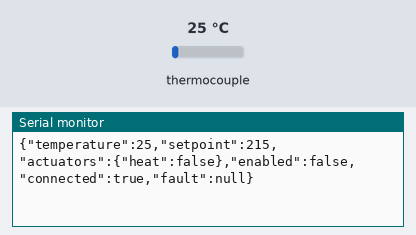
Simulated run of this sketch. Board: Arduino Uno, built with avr-gcc and run on an emulated ATmega328P. Shown: the last lines printed to the serial monitor. The inputs (shaded band) are chosen by the test bench; at power-on: thermocouple 25 °C.

Above: at 1.7 s.
1.8 s: thermocouple set to 255 °C
At 2.31 s:
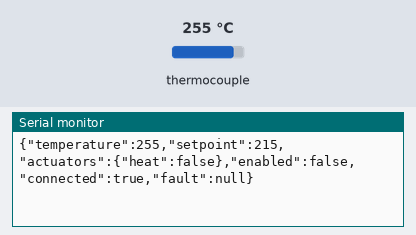
3.3 s: thermocouple set to 265 °C
At 3.9 s:
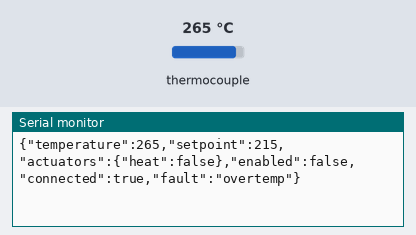

The sketch:

tostadora.ino
```cpp
/*
  tostadora.ino  ·  Firmware for the hmi-tostado coffee-roaster controller
  Board: Arduino UNO

  WHAT IT DOES
    - Reads chamber temperature from a MAX6675 K-type thermocouple.
    - Holds a setpoint by switching an SSR-40 DA that drives the AC heater
      (bang-bang control with hysteresis).
    - Talks to the hmi-tostado web UI over USB serial using newline-delimited
      JSON, matching the state shape in src/lib/machineData.jsx.

  LIBRARIES (install via Arduino IDE  ->  Tools  ->  Manage Libraries...)
    - "MAX6675 library"  by Adafruit
    - "ArduinoJson"      by Benoit Blanchon   (v7.x)

  WIRING (default pins -- change the constants below if you wired differently)
    MAX6675 module:
        VCC -> 5V        GND -> GND
        SCK -> D6        CS  -> D5        SO (MISO) -> D4
    SSR-40 DA (DC-controlled, AC-switching):
        control +  -> D8          control -  -> GND   (share ground with Arduino)
        load side  -> switches AC MAINS to the heating element

  >>> MAINS SAFETY (your responsibility -- this code only drives a logic pin) <<<
        - Mount the SSR on a HEATSINK (a 40 A SSR gets hot even at low load).
        - Use an inline FUSE sized to the heater, correct wire gauge, and a
          proper enclosure. No exposed mains. Test logic side first with the
          heater UNPLUGGED, watching the SSR's own indicator LED.
        - If the SSR will not switch reliably from the Arduino's 5 V pin, drive
          it through a small NPN transistor (e.g. 2N2222 + 1k base resistor).

  SERIAL PROTOCOL  (115200 baud, one JSON object per line)
    Arduino -> UI (every TELEMETRY_MS):
        {"temperature":183.5,"setpoint":215,"actuators":{"heat":true},"enabled":true,"connected":true,"fault":null}
        ("actuators":{"heat":...} is the ACTUAL SSR state; "enabled" is the master switch)
    UI -> Arduino (send any of these; keys can be combined on one line):
        {"heat":true}            master enable ON  (also clears a latched e-stop)
        {"heat":false}           master enable OFF
        {"setpoint":215}         target temperature in C (0..450)
        {"estop":true}           emergency stop: forces heat off and latches
        {"ping":1}               heartbeat only (keeps the comms watchdog happy)

  BENCH TESTING from the IDE Serial Monitor:
    Set the monitor to 115200 baud and line ending "Newline", then type e.g.
        {"setpoint":50}
        {"heat":true}
    With WATCHDOG_ENABLED = true you must send a line at least every 5 s or the
    heater fail-safes OFF. For relaxed bench testing, set WATCHDOG_ENABLED = false.
*/

#include "max6675.h"
#include <ArduinoJson.h>

// ---------------- Pins ----------------
const uint8_t PIN_TC_SCK = 6;   // MAX6675 SCK
const uint8_t PIN_TC_CS  = 5;   // MAX6675 CS
const uint8_t PIN_TC_SO  = 4;   // MAX6675 SO (MISO)
const uint8_t PIN_SSR    = 8;   // SSR control (+). HIGH = heater ON

// ---------------- Tunables ----------------
const float    HYSTERESIS_C     = 2.0;     // deadband below setpoint (anti-chatter)
const float    MAX_SAFE_TEMP_C  = 260.0;   // hard ceiling: SSR forced OFF above this
const float    SETPOINT_MIN_C   = 0.0;
const float    SETPOINT_MAX_C   = 450.0;   // matches the UI setpoint slider
const uint16_t TC_READ_MS       = 250;     // MAX6675 needs >= ~220 ms per conversion
const uint16_t TELEMETRY_MS     = 500;     // how often we report state to the UI
const uint32_t COMMS_TIMEOUT_MS = 5000;    // fail-safe if the UI goes silent
const bool     WATCHDOG_ENABLED = true;    // false = no heartbeat required (bench only)
const bool     PLOTTER_MODE     = false;   // true = emit Serial-Plotter lines instead of
                                           // JSON (bench-only; the bridge/UI need JSON, so
                                           // keep this false except when graphing in the IDE)

// ---------------- Hardware ----------------
MAX6675 thermocouple(PIN_TC_SCK, PIN_TC_CS, PIN_TC_SO);

// ---------------- State ----------------
float    setpointC       = 215.0;  // target temp commanded by the UI
bool     heatEnabled     = false;  // master enable from the UI (starts OFF)
bool     ssrOn           = false;  // actual SSR output state
bool     tcFault         = true;   // true until the first valid reading
bool     estopLatched    = false;  // emergency-stop latch
float    lastTempC       = NAN;    // last valid temperature
uint32_t lastTcReadMs    = 0;
uint32_t lastTelemetryMs = 0;
uint32_t lastCmdMs       = 0;      // last time we received a valid line

// ---------------- Helpers ----------------
void setSSR(bool on) {
  ssrOn = on;
  digitalWrite(PIN_SSR, on ? HIGH : LOW);
}

// Read one JSON command line and apply it. Any valid line resets the watchdog.
void handleCommand(const char* line, uint32_t now) {
  JsonDocument doc;                              // ArduinoJson v7
  if (deserializeJson(doc, line)) return;        // ignore malformed lines
  lastCmdMs = now;                               // valid line counts as a heartbeat

  if (!doc["heat"].isNull()) {
    heatEnabled = doc["heat"].as<bool>();
    if (heatEnabled) estopLatched = false;       // re-enabling clears a latched e-stop
  }
  if (!doc["setpoint"].isNull()) {
    setpointC = constrain(doc["setpoint"].as<float>(), SETPOINT_MIN_C, SETPOINT_MAX_C);
  }
  if (doc["estop"].as<bool>()) {                 // e-stop wins if present on the line
    estopLatched = true;
    heatEnabled  = false;
  }
  // {"ping":...} needs no handling beyond the lastCmdMs refresh above.
}

// Accumulate serial bytes into a line buffer, dispatch on newline.
void readSerialCommands(uint32_t now) {
  static char buf[128];
  static uint8_t idx = 0;
  while (Serial.available()) {
    char c = (char)Serial.read();
    if (c == '\n' || c == '\r') {
      if (idx > 0) { buf[idx] = '\0'; handleCommand(buf, now); idx = 0; }
    } else if (idx < sizeof(buf) - 1) {
      buf[idx++] = c;
    } else {
      idx = 0;  // overflow: drop the line
    }
  }
}

// Emit one line the Arduino IDE Serial Plotter can graph: "label:value" pairs,
// comma-separated. Open Tools -> Serial Plotter at 115200 baud to see the curves.
// Heater is scaled to the setpoint so its on/off square wave is visible against
// the temperature trace instead of being pinned flat at 0/1.
void sendPlotterLine() {
  Serial.print("Temperature:");
  Serial.print((tcFault || isnan(lastTempC)) ? 0.0 : lastTempC, 1);
  Serial.print(",Setpoint:");
  Serial.print(setpointC, 1);
  Serial.print(",Heater:");
  Serial.println(ssrOn ? setpointC : 0.0, 1);
}

void sendTelemetry(bool commsLost) {
  if (PLOTTER_MODE) { sendPlotterLine(); return; }

  JsonDocument doc;

  if (tcFault || isnan(lastTempC)) doc["temperature"] = nullptr;
  else doc["temperature"] = round(lastTempC * 10.0) / 10.0;   // 1 decimal

  doc["setpoint"] = setpointC;
  doc["actuators"]["heat"] = ssrOn;     // ACTUAL SSR state (what the heater is doing)
  doc["enabled"]   = heatEnabled;       // master enable (for diagnostics)
  doc["connected"] = true;              // firmware alive; UI marks false when the port drops

  if (tcFault)                                          doc["fault"] = "thermocouple";
  else if (estopLatched)                                doc["fault"] = "estop";
  else if (commsLost)                                   doc["fault"] = "comms";
  else if (!isnan(lastTempC) && lastTempC >= MAX_SAFE_TEMP_C) doc["fault"] = "overtemp";
  else                                                  doc["fault"] = nullptr;

  serializeJson(doc, Serial);
  Serial.println();
}

// ---------------- Setup / Loop ----------------
void setup() {
  pinMode(PIN_SSR, OUTPUT);
  setSSR(false);                 // start with the heater OFF
  Serial.begin(115200);
  delay(500);                    // let the MAX6675 settle after power-up
  lastCmdMs = millis();          // grace period before the watchdog can trip
}

void loop() {
  uint32_t now = millis();

  // 1) Read the thermocouple at a safe cadence.
  if (now - lastTcReadMs >= TC_READ_MS) {
    lastTcReadMs = now;
    float t = thermocouple.readCelsius();   // NAN if the thermocouple is open
    if (isnan(t)) {
      tcFault = true;
    } else {
      tcFault = false;
      lastTempC = t;
    }
  }

  // 2) Process any incoming commands (also refreshes the comms watchdog).
  readSerialCommands(now);

  // 3) Decide the SSR state -- safety gates first, then bang-bang control.
  bool commsLost = WATCHDOG_ENABLED && (now - lastCmdMs > COMMS_TIMEOUT_MS);
  bool safe = !tcFault && !estopLatched && !commsLost &&
              !isnan(lastTempC) && lastTempC < MAX_SAFE_TEMP_C;

  if (!heatEnabled || !safe) {
    if (ssrOn) setSSR(false);                                   // force OFF
  } else {
    if (!ssrOn && lastTempC <= setpointC - HYSTERESIS_C) setSSR(true);
    else if (ssrOn && lastTempC >= setpointC)            setSSR(false);
  }

  // 4) Report state to the UI.
  if (now - lastTelemetryMs >= TELEMETRY_MS) {
    lastTelemetryMs = now;
    sendTelemetry(commsLost);
  }
}
```

Measured:
- the behaviour switches between 259 and 260 °C on thermocouple (found by bisection; images 1 and 2)
- after the input at 1.8 s, the serial monitor: prints a new line after 0.21 s (image 1)
- after the input at 3.3 s, the serial monitor: prints a new line after 0.21 s (image 2)
